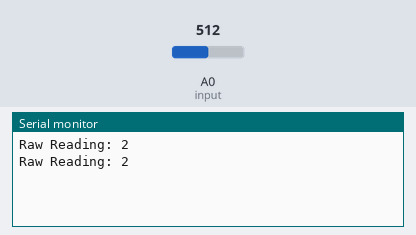
This sketch was run on a simulated Arduino Uno, built with avr-gcc and run on an emulated ATmega328P. Shown: the last lines printed to the serial monitor. The test bench sets the inputs (shaded band); at power-on: A0 (input) = 512.

Above: at 1.8 s.
1.9 s: A0 (input) set to 716
At 2.7 s:
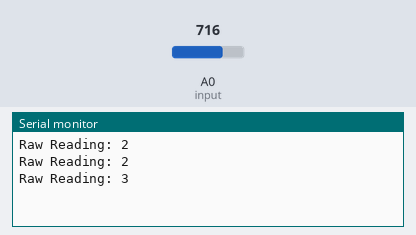
3.4 s: A0 (input) set to 900
At 4.8 s:
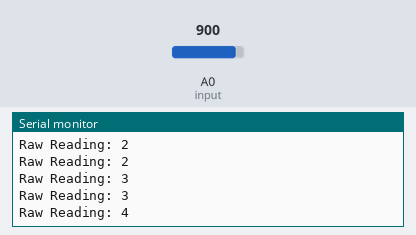
Timing chart, 0 to 6.4 s (numbered marks = the images above; inputs shaded):
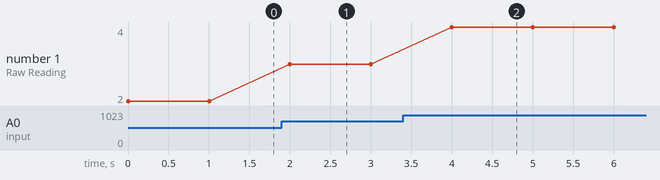

The sketch:

ProMini_input.ino
```cpp
int input = A0;

void setup() {
  // put your setup code here, to run once:
  Serial.begin(9600);
  pinMode(input, INPUT);
}

void loop() {
  // put your main code here, to run repeatedly:
  int reading = analogRead(A0);
  int volt = map(reading, 0, 1023, 0, 5);

  Serial.print("Raw Reading: ");
  Serial.println(volt);
  delay(1000);
}
```

Measured:
- after the input at 1.9 s, the serial monitor: prints a new line after 0.10 s (image 1)
- after the input at 3.4 s, the serial monitor: prints a new line after 0.60 s (image 2)
- plotted number 1: 2 → 3 after the input at 1.9 s, 3 → 4 after the input at 3.4 s
